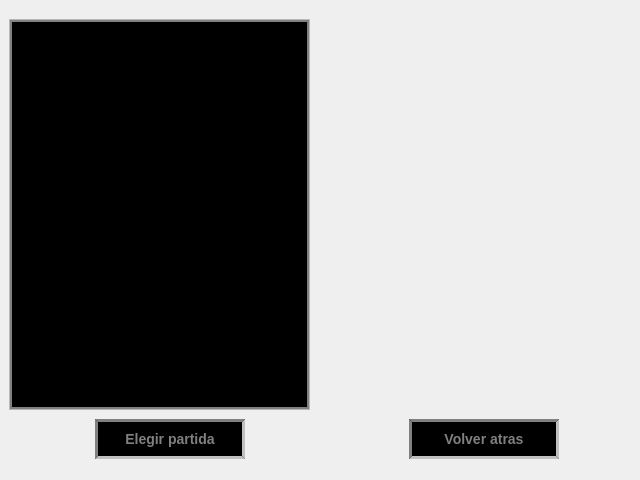
<?xml version="1.0" encoding="UTF-8"?>
<ui version="4.0">
 <class>MenuPartidas</class>
 <widget class="QMainWindow" name="MenuPartidas">
  <property name="geometry">
   <rect>
    <x>0</x>
    <y>0</y>
    <width>640</width>
    <height>480</height>
   </rect>
  </property>
  <property name="sizePolicy">
   <sizepolicy hsizetype="Expanding" vsizetype="Expanding">
    <horstretch>0</horstretch>
    <verstretch>0</verstretch>
   </sizepolicy>
  </property>
  <property name="minimumSize">
   <size>
    <width>640</width>
    <height>480</height>
   </size>
  </property>
  <property name="contextMenuPolicy">
   <enum>Qt::DefaultContextMenu</enum>
  </property>
  <property name="windowTitle">
   <string>Worms 2D</string>
  </property>
  <property name="styleSheet">
   <string notr="true">QMainWindow { 
	background-image: url(&quot;/home/alan/Escritorio/Taller-de-Programacion-I/TPs/TP3 - Worms/Worms/client/vista/data/fondo.png&quot;); 
	background-position: center center;
}</string>
  </property>
  <widget class="QWidget" name="centralwidget">
   <property name="sizePolicy">
    <sizepolicy hsizetype="Expanding" vsizetype="Expanding">
     <horstretch>0</horstretch>
     <verstretch>0</verstretch>
    </sizepolicy>
   </property>
   <property name="minimumSize">
    <size>
     <width>640</width>
     <height>480</height>
    </size>
   </property>
   <layout class="QGridLayout" name="gridLayout">
    <item row="0" column="0">
     <widget class="QFrame" name="frame">
      <property name="frameShape">
       <enum>QFrame::NoFrame</enum>
      </property>
      <property name="frameShadow">
       <enum>QFrame::Raised</enum>
      </property>
      <widget class="QScrollArea" name="scrollAreaPartidas">
       <property name="geometry">
        <rect>
         <x>0</x>
         <y>10</y>
         <width>301</width>
         <height>391</height>
        </rect>
       </property>
       <property name="styleSheet">
        <string notr="true"/>
       </property>
       <property name="widgetResizable">
        <bool>true</bool>
       </property>
       <widget class="QWidget" name="scrollContentsPartida">
        <property name="geometry">
         <rect>
          <x>0</x>
          <y>0</y>
          <width>299</width>
          <height>389</height>
         </rect>
        </property>
        <property name="sizePolicy">
         <sizepolicy hsizetype="Expanding" vsizetype="Expanding">
          <horstretch>0</horstretch>
          <verstretch>0</verstretch>
         </sizepolicy>
        </property>
        <property name="styleSheet">
         <string notr="true">QWidget {
	background-color: black;
	image: url(&quot;../client/vista/data/background-transparente-1.png&quot;);
	border: 2px solid gray;
}</string>
        </property>
       </widget>
      </widget>
      <widget class="QPushButton" name="elegirPartidaButton">
       <property name="geometry">
        <rect>
         <x>86</x>
         <y>410</y>
         <width>150</width>
         <height>40</height>
        </rect>
       </property>
       <property name="sizePolicy">
        <sizepolicy hsizetype="Preferred" vsizetype="Preferred">
         <horstretch>0</horstretch>
         <verstretch>0</verstretch>
        </sizepolicy>
       </property>
       <property name="maximumSize">
        <size>
         <width>300</width>
         <height>300</height>
        </size>
       </property>
       <property name="styleSheet">
        <string notr="true">QPushButton {
	background-color: black;
	border-style: inset;
	border-width: 3px;
	border-color: grey;
	font: bold 14px;
	color: grey;
}

QPushButton:pressed {
	background-color: grey;
	border-style: inset;
}</string>
       </property>
       <property name="text">
        <string>Elegir partida</string>
       </property>
      </widget>
     </widget>
    </item>
    <item row="0" column="1">
     <widget class="QFrame" name="frame_2">
      <property name="frameShape">
       <enum>QFrame::NoFrame</enum>
      </property>
      <property name="frameShadow">
       <enum>QFrame::Raised</enum>
      </property>
      <widget class="QPushButton" name="volverAtrasButton">
       <property name="geometry">
        <rect>
         <x>86</x>
         <y>410</y>
         <width>150</width>
         <height>40</height>
        </rect>
       </property>
       <property name="sizePolicy">
        <sizepolicy hsizetype="Preferred" vsizetype="Preferred">
         <horstretch>0</horstretch>
         <verstretch>0</verstretch>
        </sizepolicy>
       </property>
       <property name="maximumSize">
        <size>
         <width>300</width>
         <height>300</height>
        </size>
       </property>
       <property name="styleSheet">
        <string notr="true">QPushButton {
	background-color: black;
	border-style: inset;
	border-width: 3px;
	border-color: grey;
	font: bold 14px;
	color: grey;
}

QPushButton:pressed {
	background-color: grey;
	border-style: inset;
}</string>
       </property>
       <property name="text">
        <string>Volver atras</string>
       </property>
      </widget>
     </widget>
    </item>
   </layout>
  </widget>
 </widget>
 <resources/>
 <connections/>
</ui>
